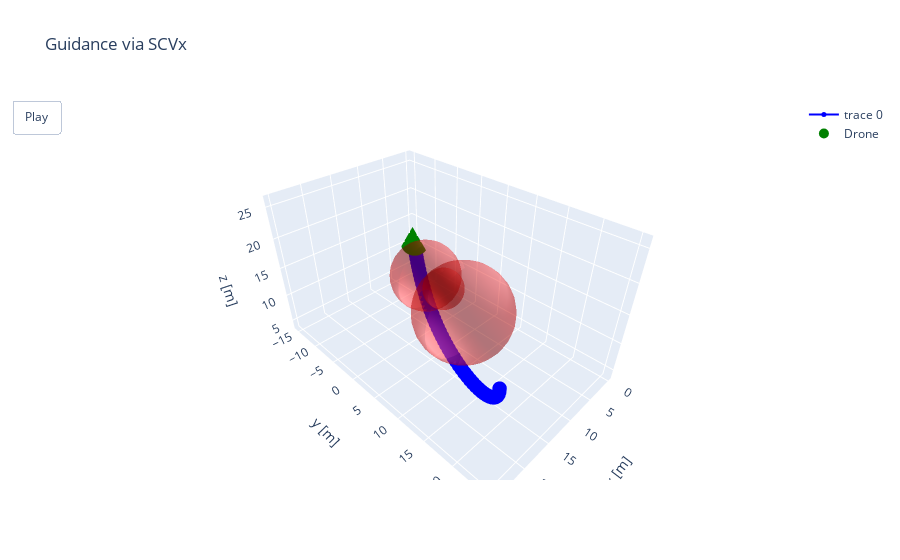

Write notebook code for a chart like this one.
### Code cell
import numpy as np
import plotly.graph_objs as go

def plot_3d_trajectory_with_spheres_and_drone(nx_value, spheres):

    # Extracting trajectory data
    x_traj = nx_value[3,:]
    y_traj = nx_value[4,:]
    z_traj = nx_value[5,:]

    # Plotting the trajectory
    trace_trajectory = go.Scatter3d(
        x=x_traj,
        y=y_traj,
        z=z_traj,
        mode='lines+markers',
        marker=dict(size=5, color='blue'),
        line=dict(color='blue', width=2)
    )
    data = [trace_trajectory]

    # Plotting the drone (initial position)
    trace_drone = go.Scatter3d(
        x=[x_traj[0]],
        y=[y_traj[0]],
        z=[z_traj[0]],
        mode='markers',
        marker=dict(size=10, color='green'),
        name='Drone'
    )
    data.append(trace_drone)

    # Loop to plot each sphere (obstacles)
    for sphere in spheres:
        h = sphere['h']
        rc = sphere['rc']

        # Generating sphere geometry
        u = np.linspace(0, 2 * np.pi, 32)
        v = np.linspace(0, np.pi, 16)
        x_sphere = rc * np.outer(np.cos(u), np.sin(v)) + h[0]
        y_sphere = rc * np.outer(np.sin(u), np.sin(v)) + h[1]
        z_sphere = rc * np.outer(np.ones(np.size(u)), np.cos(v)) + h[2]

        trace_sphere = go.Mesh3d(
            x=x_sphere.ravel(),
            y=y_sphere.ravel(),
            z=z_sphere.ravel(),
            color='red',
            opacity=0.3,
            alphahull=0,
            lighting=dict(ambient=0.5, specular=1.0)
        )

        data.append(trace_sphere)

    # Define the layout
    layout = go.Layout(
        title='Guidance via SCVx',
        scene=dict(
            xaxis_title='x [m]',
            yaxis_title='y [m]',
            zaxis_title='z [m]'
        ),
        updatemenus=[dict(type='buttons', showactive=False, buttons=[dict(label='Play',
                          method='animate', args=[None, dict(frame=dict(duration=25, redraw=True), fromcurrent=True, mode='immediate')])])]
    )

    fig = go.Figure(data=data, layout=layout)
    frames = [go.Frame(data=[go.Scatter3d(x=[x_traj[k]], y=[y_traj[k]], z=[z_traj[k]], mode='markers', marker=dict(size=10, color='green'))]) for k in range(len(x_traj))]
    fig.frames = frames
    fig.update_layout(scene=dict(aspectmode='data'))
    fig.show()

spheres = [
    {'h': c_obs1_double, 'rc': d_obs1_double},
    {'h': c_obs2_double, 'rc': d_obs2_double},
    {'h': c_obs3_double, 'rc': d_obs3_double}
]

plot_3d_trajectory_with_spheres_and_drone(nx_value, spheres)

### Figure 1 — Plotly figure (JSON) as saved in the notebook; plotly's stock layout.template omitted (floating-point values rounded to 4 significant figures; data arrays with more than 128 entries replaced by an {"elided": "..."} marker saying what was removed)
{"data": [{"line": {"color": "blue", "width": 2}, "marker": {"color": "blue", "size": 5}, "mode": "lines+markers", "type": "scatter3d", "x": [-2.403e-08, -1.265e-07, -2.687e-07, 0.05905, 0.175, 0.3456, 0.5687, 0.8421, 1.164, 1.531, 1.942, 2.395, 2.888, 3.417, 3.981, 4.579, 5.207, 5.863, 6.546, 7.252, 7.979, 8.723, 9.482, 10.25, 11.03, 11.82, 12.61, 13.4, 14.18, 14.97, 15.74, 16.5, 17.25, 17.98, 18.69, 19.38, 20.04, 20.67, 21.28, 21.84, 22.37, 22.86, 23.31, 23.71, 24.07, 24.37, 24.62, 24.8, 24.93, 25.0, 25.0], "y": [-15.0, -15.0, -15.0, -14.9, -14.71, -14.43, -14.06, -13.61, -13.08, -12.47, -11.8, -11.05, -10.25, -9.385, -8.465, -7.494, -6.475, -5.413, -4.311, -3.174, -2.006, -0.8128, 0.4024, 1.635, 2.88, 4.133, 5.39, 6.646, 7.897, 9.138, 10.36, 11.57, 12.76, 13.91, 15.04, 16.13, 17.17, 18.18, 19.13, 20.02, 20.86, 21.64, 22.34, 22.97, 23.53, 24.01, 24.39, 24.69, 24.9, 25.0, 25.0], "z": [10.0, 10.0, 9.567, 9.115, 8.65, 8.177, 7.702, 7.231, 6.771, 6.326, 5.904, 5.509, 5.149, 4.828, 4.553, 4.329, 4.163, 4.06, 4.027, 4.062, 4.16, 4.32, 4.537, 4.808, 5.129, 5.498, 5.91, 6.362, 6.852, 7.375, 7.927, 8.507, 9.109, 9.731, 10.37, 11.02, 11.68, 12.35, 13.02, 13.69, 14.35, 15.01, 15.65, 16.28, 16.89, 17.49, 18.05, 18.59, 19.1, 19.57, 20.0]}, {"marker": {"color": "green", "size": 10}, "mode": "markers", "name": "Drone", "type": "scatter3d", "x": [-2.403e-08], "y": [-15.0], "z": [10.0]}, {"alphahull": 0, "color": "red", "lighting": {"ambient": 0.5, "specular": 1}, "opacity": 0.3, "type": "mesh3d", "x": {"elided": "512 float values"}, "y": {"elided": "512 float values"}, "z": {"elided": "512 float values"}}, {"alphahull": 0, "color": "red", "lighting": {"ambient": 0.5, "specular": 1}, "opacity": 0.3, "type": "mesh3d", "x": {"elided": "512 float values"}, "y": {"elided": "512 float values"}, "z": {"elided": "512 float values"}}, {"alphahull": 0, "color": "red", "lighting": {"ambient": 0.5, "specular": 1}, "opacity": 0.3, "type": "mesh3d", "x": {"elided": "512 float values"}, "y": {"elided": "512 float values"}, "z": {"elided": "512 float values"}}], "layout": {"scene": {"aspectmode": "data", "xaxis": {"title": {"text": "x [m]"}}, "yaxis": {"title": {"text": "y [m]"}}, "zaxis": {"title": {"text": "z [m]"}}}, "title": {"text": "Guidance via SCVx"}, "updatemenus": [{"buttons": [{"args": [null, {"frame": {"duration": 25, "redraw": true}, "fromcurrent": true, "mode": "immediate"}], "label": "Play", "method": "animate"}], "showactive": false, "type": "buttons"}]}}
